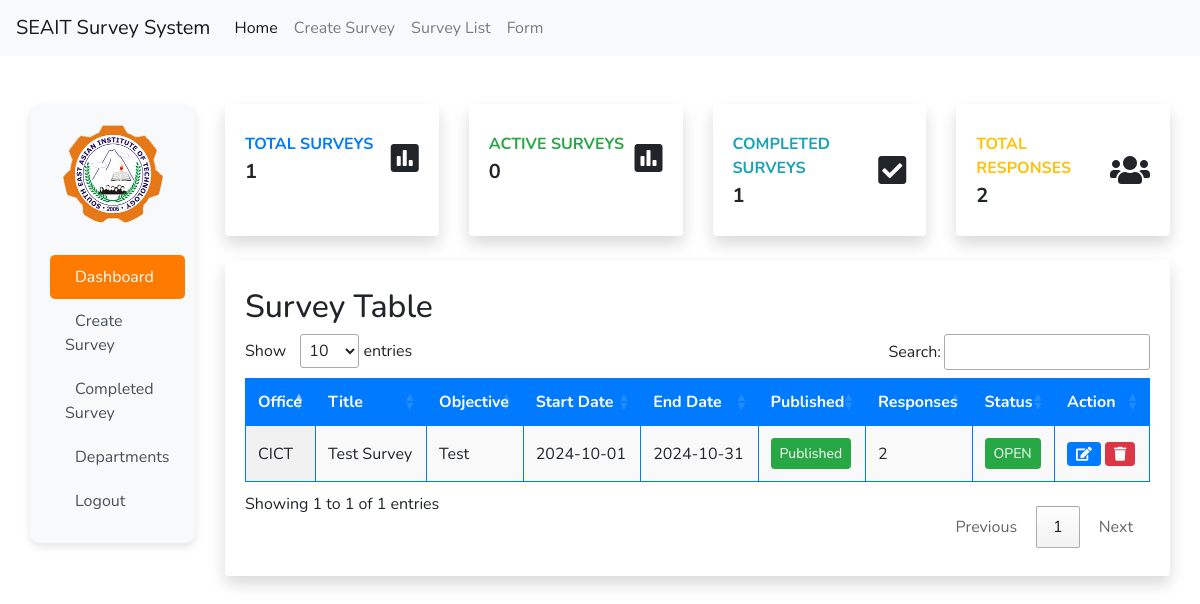
Screenshot of /trash/home.php (signed in) with the database file from the repository.
### tables this page shows
CREATE TABLE IF NOT EXISTS `surveys` (
  `survey_id` int NOT NULL AUTO_INCREMENT,
  `office` varchar(100) NOT NULL,
  `title` varchar(255) NOT NULL,
  `objective` text,
  `is_anonymous` tinyint(1) DEFAULT '0',
  `is_published` tinyint(1) DEFAULT '0',
  `start_date` date DEFAULT NULL,
  `end_date` date DEFAULT NULL,
  `created_by` int DEFAULT NULL,
  `created_at` timestamp NULL DEFAULT CURRENT_TIMESTAMP,
  `updated_at` timestamp NULL DEFAULT CURRENT_TIMESTAMP ON UPDATE CURRENT_TIMESTAMP,
  `is_complete` int NOT NULL,
  PRIMARY KEY (`survey_id`),
  KEY `created_by` (`created_by`)
);

### trash/home.php (the view, shortened to what this page needs)
<?php include 'includes/header.php';
include 'includes/navtop.php';
mysqli_set_charset($conn, "utf8");
$surveytable = "SELECT * FROM surveys";
if ($stmt = mysqli_prepare($conn, $surveytable)) {
    mysqli_stmt_execute($stmt);
    $surveyresult = mysqli_stmt_get_result($stmt);
} else {
    echo "Failed to prepare statement: " . mysqli_error($conn);
}
?>
<link rel="stylesheet" href="https://cdnjs.cloudflare.com/ajax/libs/font-awesome/5.13.0/css/all.min.css">
<link rel="stylesheet" href="https://cdn.datatables.net/1.11.5/css/jquery.dataTables.min.css">
<link rel="stylesheet" href="../css/home.css">
<div class="container-fluid d-flex">
    <?php include 'includes/sidebar.php'; ?>
    <div class="col">
        <div class="row">
            <div class="container-fluid mt-5">
                <div class="row">
                    <div class="col-xl-3 col-md-6 mb-4">
                        <div class="card border-left-primary shadow h-100 py-2">
                            <div class="card-body">
                                <div class="row no-gutters align-items-center">
                                    <div class="col mr-2">
                                        <div class="text-xs font-weight-bold text-primary text-uppercase mb-1">Total
                                            Surveys
                                        </div>
                                        <div class="h5 mb-0 font-weight-bold text-gray-800">
                                            <?php echo mysqli_num_rows($surveyresult); ?>
                                        </div>
                                    </div>
                                    <div class="col-auto">
                                        <i class="fas fa-poll fa-2x text-gray-300"></i>
                                    </div>
                                </div>
                            </div>
                        </div>
                    </div>
                    <div class="col-xl-3 col-md-6 mb-4">
                        <div class="card border-left-success shadow h-100 py-2">
                            <div class="card-body">
                                <div class="row no-gutters align-items-center">
                                    <div class="col mr-2">
                                        <div class="text-xs font-weight-bold text-success text-uppercase mb-1">Active
                                            Surveys
                                        </div>
                                        <?php
                                        $activesurveys = "SELECT * FROM surveys WHERE end_date > NOW() OR is_published = 0";
                                        if ($stmt = mysqli_prepare($conn, $activesurveys)) {
                                            mysqli_stmt_execute($stmt);
                                            $activesurveyresult = mysqli_stmt_get_result($stmt);
                                        }
                                        ?>
                                        <div class="h5 mb-0 font-weight-bold text-gray-800">
                                            <?php echo mysqli_num_rows($activesurveyresult); ?>
                                        </div>
                                    </div>
                                    <div class="col-auto">
                                        <i class="fas fa-poll fa-2x text-gray-300"></i>
                                    </div>
                                </div>
                            </div>
                        </div>
                    </div>
                    <div class="col-xl-3 col-md-6 mb-4">
                        <div class="card border-left-info shadow h-100 py-2">
                            <div class="card-body">
                                <div class="row no-gutters align-items-center">
                                    <div class="col mr-2">
                                        <div class="text-xs font-weight-bold text-info text-uppercase mb-1">Completed
                                            Surveys</div>
                                        <?php
                                        $completeurveys = "SELECT * FROM surveys WHERE end_date < NOW() AND is_published = 1";
                                        if ($stmt = mysqli_prepare($conn, $completeurveys)) {
                                            mysqli_stmt_execute($stmt);
                                            $completeurveyresult = mysqli_stmt_get_result($stmt);
                                        }
                                        ?>
                                        <div class="h5 mb-0 font-weight-bold text-gray-800">
                                            <?php echo mysqli_num_rows($completeurveyresult); ?>
                                        </div>
                                    </div>
                                    <div class="col-auto">
                                        <i class="fas fa-check-square fa-2x text-gray-300"></i>
                                    </div>
                                </div>
                            </div>
                        </div>
                    </div>
                    <div class="col-xl-3 col-md-6 mb-4">
                        <div class="card border-left-warning shadow h-100 py-2">
                            <div class="card-body">
                                <div class="row no-gutters align-items-center">
                                    <div class="col mr-2">
                                        <div class="text-xs font-weight-bold text-warning text-uppercase mb-1">Total
                                            Responses</div>
                                        <?php
                                        $surveyresponses = "SELECT COUNT(*) AS total_responses FROM surveyresponses";
                                        if ($stmt = mysqli_prepare($conn, $surveyresponses)) {
                                            mysqli_stmt_execute($stmt);
                                            $surveyresponsesresult = mysqli_stmt_get_result($stmt);
                                            $surveyresponsesrow = mysqli_fetch_assoc($surveyresponsesresult);
                                        }
                                        ?>
                                        <div class="h5 mb-0 font-weight-bold text-gray-800">
                                            <?php echo $surveyresponsesrow['total_responses']; ?>
                                        </div>
                                    </div>
                                    <div class="col-auto">
                                        <i class="fas fa-users fa-2x text-gray-300"></i>
                                    </div>
                                </div>
                            </div>
                        </div>
                    </div>
                </div>
                <div class="row">
                    <div class="col-xl-12 col-md-6 mb-4">
                        <div class="card border-left-warning shadow h-100 py-2">
                            <div class="card-body">
                                <div class="row no-gutters align-items-center w-100">
                                    <div class="col-12">
                                        <h2>Survey Table</h2>
                                        <table id="surveyTable" class="display">
                                            <thead>
                                                <tr>
                                                    <th>Office</th>
                                                    <th>Title</th>
                                                    <th>Objective</th>
                                                    <th>Start Date</th>
                                                    <th>End Date</th>
                                                    <th>Published</th>
                                                    <th>Responses</th>
                                                    <th>Status</th>
                                                    <th>Action</th>
                                                </tr>
                                            </thead>
                                            <tbody>
                                                <?php while ($surveyrow = mysqli_fetch_assoc($surveyresult)) { ?>
                                                    <tr>
                                                        <td><?php echo htmlspecialchars($surveyrow['office'], ENT_QUOTES, 'UTF-8'); ?>
                                                        </td>
                                                        <td><?php echo htmlspecialchars($surveyrow['title'], ENT_QUOTES, 'UTF-8'); ?>
                                                        </td>
                                                        <td><?php echo htmlspecialchars($surveyrow['objective'], ENT_QUOTES, 'UTF-8'); ?>
                                                        </td>
                                                        <td><?php echo htmlspecialchars($surveyrow['start_date'], ENT_QUOTES, 'UTF-8'); ?>
                                                        </td>
                                                        <td><?php echo htmlspecialchars($surveyrow['end_date'], ENT_QUOTES, 'UTF-8'); ?>
                                                        </td>
                                                        <td id="published_status_<?php echo $surveyrow['survey_id']; ?>">
                                                            <button
                                                                class="btn btn-sm btn-<?php echo $surveyrow['is_published'] == 1 ? 'success' : 'danger'; ?>"
                                                                onclick="changePublished(<?php echo $surveyrow['survey_id']; ?>, <?php echo $surveyrow['is_published']; ?>)">
                                                                <?php echo $surveyrow['is_published'] == 1 ? 'Published' : 'Not published'; ?>
                                                            </button>
                                                        </td>
                                                        <td>
                                                            <?php
                                                            $surveyresponses = "SELECT * FROM surveyresponses WHERE survey_id = ?";
                                                            $stmt = $conn->prepare($surveyresponses);
                                                            $stmt->bind_param("i", $surveyrow['survey_id']);
                                                            $stmt->execute();
                                                            $surveyresponsesresult = $stmt->get_result();
                                                            echo mysqli_num_rows($surveyresponsesresult);
                                                            ?>
                                                        </td>
                                                        <td id="open_status_<?php echo $surveyrow['survey_id']; ?>">
                                                            <button
                                                                class="btn btn-sm btn-<?php echo $surveyrow['is_complete'] == 1 ? 'danger' : 'success'; ?>"
                                                                onclick="confirmChangeOpen(<?php echo $surveyrow['survey_id']; ?>, <?php echo $surveyrow['is_complete']; ?>)">
                                                                <?php echo $surveyrow['is_complete'] == 1 ? 'CLOSED' : 'OPEN'; ?>
                                                            </button>
                                                        </td>
                                                        <td>
                                                            <button href="#" class="btn btn-sm btn-primary"
                                                                onclick="openEditModal(<?php echo $surveyrow['survey_id']; ?>, '<?php echo addslashes($surveyrow['office']); ?>', '<?php echo addslashes($surveyrow['title']); ?>', '<?php echo addslashes($surveyrow['objective']); ?>', '<?php echo $surveyrow['start_date']; ?>', '<?php echo $surveyrow['end_date']; ?>')"><i
                                                                    class="fas fa-edit"></i></button>
                                                            <button class="btn btn-sm btn-danger deleteSurveyBtn"
                                                                data-survey-id="<?php echo $surveyrow['survey_id']; ?>">
                                                                <i class="fas fa-trash"></i>
                                                            </button>
                                                        </td>
                                                    </tr>
                                                <?php } ?>
                                            </tbody>
                                        </table>
                                    </div>
                                </div>
                            </div>
                        </div>
                    </div>
                </div>
            </div>
        </div>
    </div>
</div>
<?php include 'includes/footer.php'; ?>

### trash/home.css (style rules this page uses)
body { margin: 0; height: auto; overflow-y: auto; position: relative; font-family: "Nunito", sans-serif; }
body::before { content: ""; position: fixed; top: 0; left: 0; width: 100%; height: 100%; background-image: url("../assets/image/bgsur.png"); background-repeat: no-repeat; background-position: center; background-size: cover; z-index: -1; }
.card { border: none; }
#surveyTable { width: 100%; border-collapse: collapse; }
#surveyTable thead { background-color: #007bff; color: white; }
#surveyTable th, #surveyTable td { padding: 12px; text-align: left; border: 1px solid #007bff; }
table td { text-transform: none; }
.btn-primary { background-color: #007bff; border-color: #007bff; }

### rows the page displays
surveys: office "CICT", title "Test Survey", objective "Test", start_date "2024-10-01", end_date "2024-10-31", is_published "Published", mysqli_num_rows($surveyresponsesresult) "2", is_complete "OPEN"

### other values shown
mysqli_num_rows($surveyresult) "1"
mysqli_num_rows($activesurveyresult) "0"
mysqli_num_rows($completeurveyresult) "1"
$surveyresponsesrow['total_responses'] "2"
